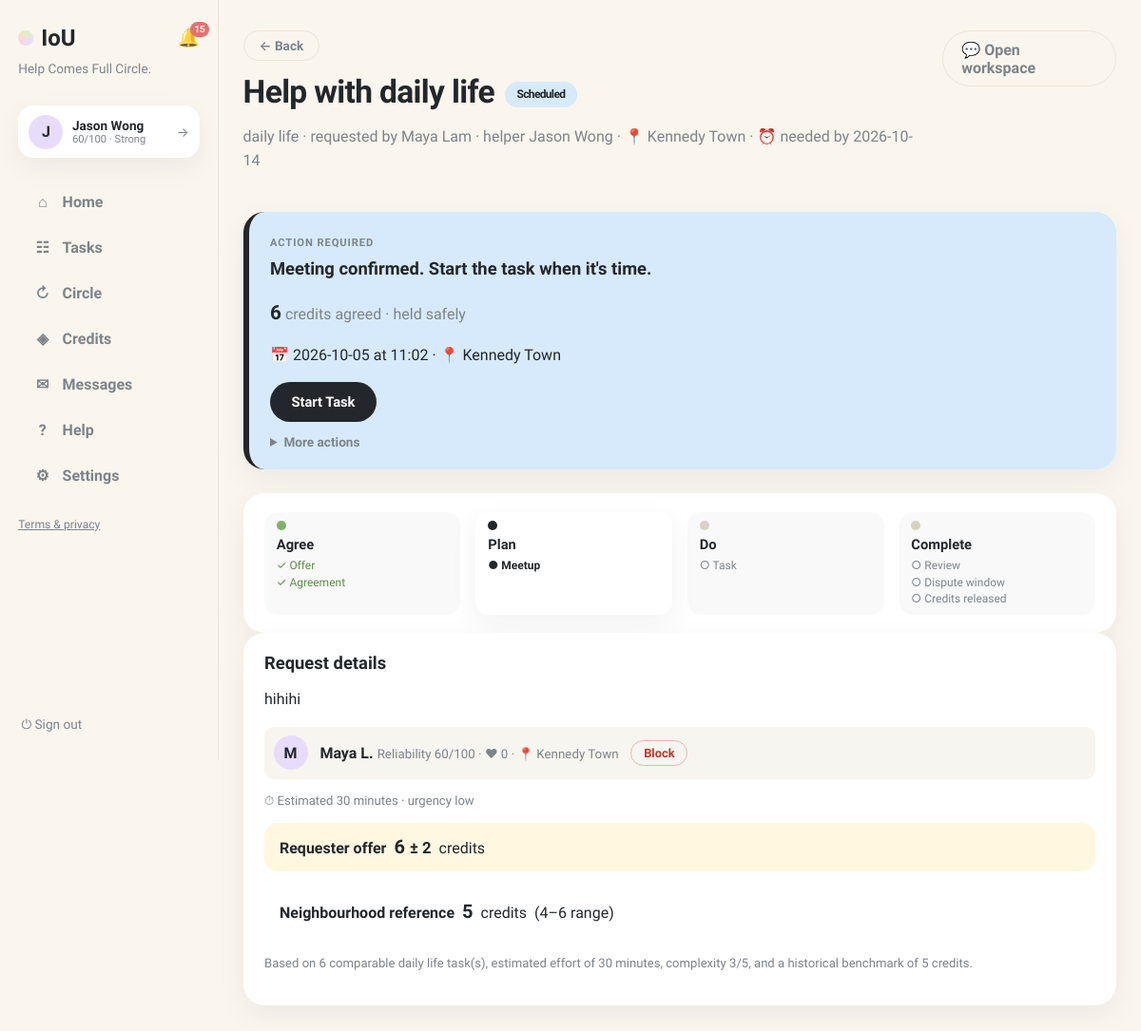
The page /requests/24 (signed in) on the database as committed earlier.
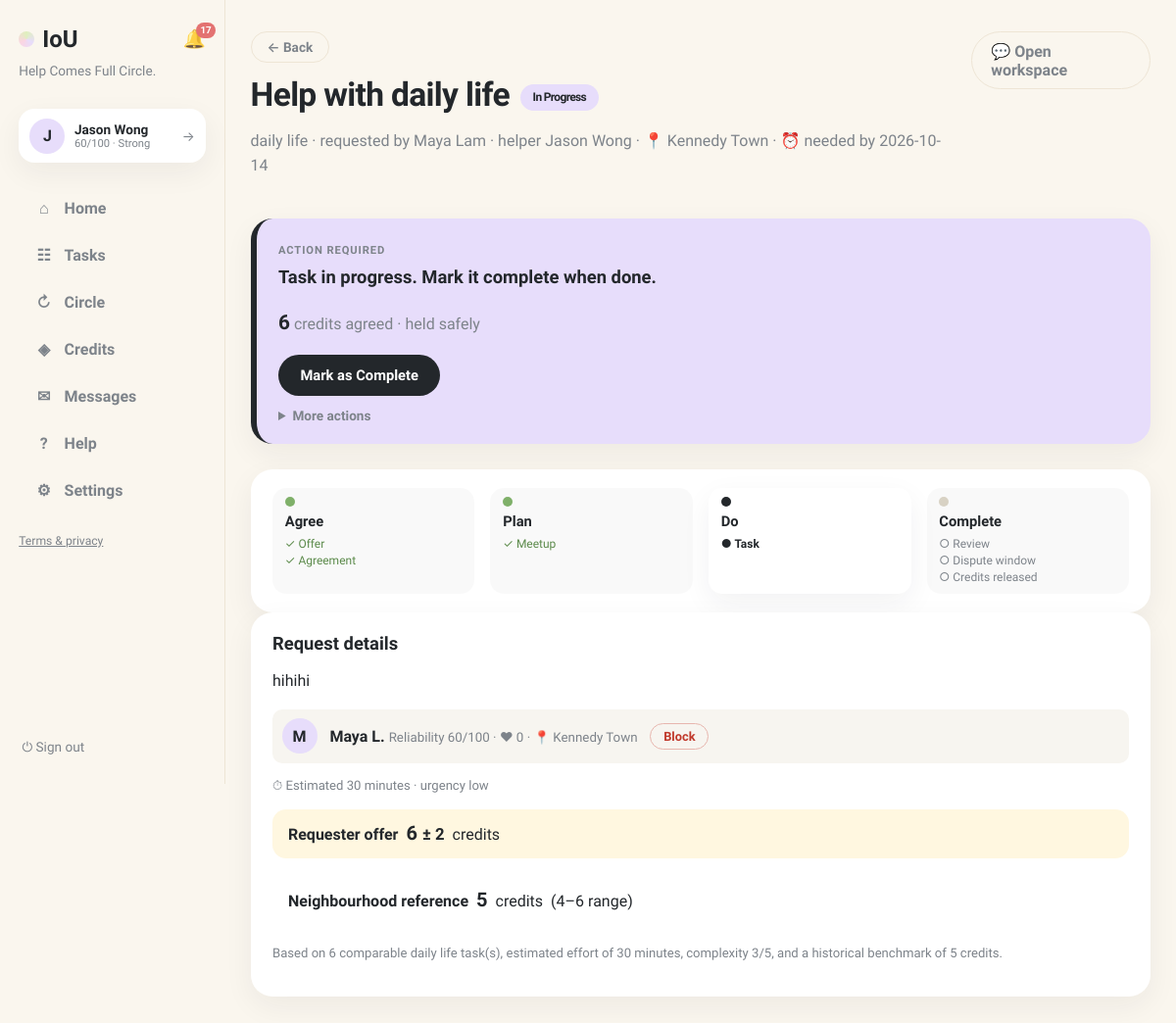
The same page on the database as committed later.
### tables this page shows
CREATE TABLE requests (
                id INTEGER PRIMARY KEY, title TEXT NOT NULL, description TEXT NOT NULL,
                category TEXT NOT NULL, requester_id INTEGER NOT NULL,
                status TEXT NOT NULL DEFAULT 'open', provider_id INTEGER,
                requester_value INTEGER, requester_buffer INTEGER,
                provider_value INTEGER, provider_buffer INTEGER,
                agreed_value INTEGER, negotiation_deadline TEXT,
                effort_minutes INTEGER, complexity INTEGER, quality_score INTEGER,
                completed_at TEXT,
                created_at TEXT NOT NULL, location TEXT, needed_by TEXT, urgency TEXT, meetup_date TEXT, meetup_time TEXT, meetup_location TEXT, preferred_time TEXT, completion_note TEXT, completion_evidence TEXT, confirm_requester INTEGER NOT NULL DEFAULT 0, confirm_provider INTEGER NOT NULL DEFAULT 0, started_at TEXT, provider_completed_at TEXT, requester_confirmed_at TEXT, release_at TEXT, proof_path TEXT, proof_status TEXT, dispute_eligible INTEGER NOT NULL DEFAULT 1, dispute_window_days INTEGER NOT NULL DEFAULT 3, settlement_value INTEGER, circle_id INTEGER, cancel_requested_by INTEGER, cancel_reason TEXT, cancel_compensation INTEGER NOT NULL DEFAULT 0, evidence_required INTEGER NOT NULL DEFAULT 1, duration_minutes INTEGER NOT NULL DEFAULT 0,
                FOREIGN KEY(requester_id) REFERENCES users(id),
                FOREIGN KEY(provider_id) REFERENCES users(id)
            );

### app.py (the view)
@app.get("/requests/{request_id}", response_class=HTMLResponse)
def request_detail(request: Request, request_id: int):
    user = current_user(request)
    if not user:
        return RedirectResponse("/login", status_code=303)
    with db() as connection:
        expire_negotiations(connection)
        advance_disputes(connection)
        item = load_request(connection, request_id)
        if not item:
            return render(request, "error.html", message="That request does not exist.")
        recommendations = {
            item["id"]: recommendation(
                connection, item["category"], item["effort_minutes"] or 30,
                item["complexity"] or 3, item["quality_score"] or 3,
            )
        }
        history = load_history(connection, user["id"])
        disputes = load_disputes(connection)
        offer = pending_message(connection, request_id, "offer")
        meetup = pending_message(connection, request_id, "meetup")
        message_count = connection.execute(
            "SELECT COUNT(*) c FROM messages WHERE request_id=?", (request_id,)
        ).fetchone()["c"]
        dispute = connection.execute(
            "SELECT * FROM disputes WHERE request_id=?", (request_id,)
        ).fetchone()
        requester_profile = connection.execute(
            "SELECT id,name,reliability,district FROM users WHERE id=?",
            (item["requester_id"],)).fetchone()
        requester_thumbs = connection.execute(
            "SELECT COUNT(*) c FROM transactions WHERE provider_id=? AND kudos_given=1",
            (item["requester_id"],)).fetchone()["c"]
    is_owner = item["requester_id"] == user["id"]
    is_provider = item["provider_id"] == user["id"]
    involved = is_owner or is_provider
    my_confirm = (is_owner and item["confirm_requester"]) or (is_provider and item["confirm_provider"])
    hero = hero_for(item, user["id"], offer, meetup, dispute, my_confirm)
    return render(
        request,
        "request_detail.html",
        item=item,
        recommendations=recommendations,
        history=history,
        disputes=disputes,
        pending_offer=offer,
        pending_meetup=meetup,
        dispute=dispute,
        message_count=message_count,
        is_owner=is_owner,
        is_provider=is_provider,
        involved=involved,
        my_confirm=my_confirm,
        requester_profile=requester_profile,
        requester_thumbs=requester_thumbs,
        hero=hero,
        status_label=STATUS_LABELS.get(item["status"], item["status"]),
        step_index=STATUS_STEP.get(item["status"], 0),
        timeline_steps=TIMELINE_STEPS,
        genre_emoji=GENRE_EMOJI,
    )

### templates/request_detail.html (shortened to what this page needs)
{% extends "base.html" %}
{% block content %}
{% set next = '/requests/' ~ item.id %}
<header class="page-head">
  <div>
    <a class="btn-ghost btn-back" href="javascript:history.back()">← Back</a>
    <h1 style="margin-top:.8rem">{{ item.title }} <span class="status s-{{ item.status }} title-status">{{ status_label }}</span></h1>
    <p class="muted">{{ item.category }} · requested by {{ item.requester_name }}{% if item.provider_name %} · helper {{ item.provider_name }}{% endif %}{% if item.location %} · 📍 {{ item.location }}{% endif %}{% if item.preferred_time %} · 🕒 meetup {{ item.preferred_time|replace('T',' ') }}{% elif item.needed_by %} · ⏰ needed by {{ item.needed_by }}{% endif %}</p>
  </div>
  {% if involved and message_count %}
  <a class="btn-ghost" href="/chat/{{ item.id }}">💬 Open workspace</a>
  {% endif %}
</header>
<section class="card action-card s-{{ item.status }}">
  <small class="action-kicker">{% if hero.actor == 'you' %}Action required{% elif hero.actor == 'other' %}Waiting for them{% else %}Current status{% endif %}</small>
  <p class="action-label">{{ hero.label }}</p>
  {% if item.agreed_value and item.status not in ('open','negotiating') %}
  <p class="hero-credits"><b>{{ item.agreed_value }}</b> credits agreed
    {% if item.status in ('confirmed','scheduled','in_progress','completion_submitted','disputed','mediation','human_review') %}· held safely{% endif %}
  </p>
  {% endif %}
  {% if item.status == 'scheduled' %}
  <p class="hero-meetup">📅 {{ item.meetup_date }} at {{ item.meetup_time }} · 📍 {{ item.meetup_location }}</p>
  {% endif %}
  <div class="hero-actions">
    {% if hero.action and item.status != 'open' %}
      {% if hero.action.modal %}
      <button class="btn-primary" data-modal-open="{{ hero.action.modal }}">{{ hero.action.text }}</button>
      {% else %}
      <a class="btn-primary" href="{{ hero.action.href }}">{{ hero.action.text }}</a>
      {% endif %}
    {% endif %}
  </div>
  {% set has_more = (item.status == 'open' and is_owner) or (item.status in ('disputed','mediation') and involved) or (involved and item.provider_id and item.status not in ('cancelled','completed','resolved')) or (item.status in ('completed_pending_release','completed','resolved') and (is_owner or involved)) %}
  {% if has_more %}
  <details class="more-actions"><summary>More actions</summary>
  </details>
  {% endif %}
</section>
{% if item.status != 'open' %}
<section class="card progress-card">
  {% include "_progress.html" %}
</section>
{% endif %}
<div class="detail-layout">
  <div class="card">
    <h2>Request details</h2>
    <p>{{ item.description }}</p>
    {% if requester_profile %}
    <div class="requester-preview">
      <div class="avatar">{{ requester_profile.name[0] }}</div>
      <div>
        <b>{{ requester_profile.name.split(' ')[0] }}{{ ' ' ~ requester_profile.name.split(' ')[-1][0] ~ '.' if requester_profile.name.split(' ')|length > 1 else '' }}</b>
        <small class="muted">Reliability {{ requester_profile.reliability }}/100 · ♥ {{ requester_thumbs }} · 📍 {{ item.location or requester_profile.district or 'nearby' }}</small>
      </div>
      {% if not is_owner %}<form method="post" action="/users/{{ item.requester_id }}/block"><input type="hidden" name="next" value="/requests/{{ item.id }}"><button class="btn-ghost btn-sm danger">Block</button></form>{% endif %}
    </div>
    {% endif %}
    {% if item.effort_minutes %}<p class="muted small">⏱ Estimated {{ item.effort_minutes }} minutes{% if item.urgency %} · urgency {{ item.urgency }}{% endif %}</p>{% endif %}
    <p class="offer"><b>Requester offer</b><span class="offer-num">{{ item.requester_value }} <small>± {{ item.requester_buffer }}</small></span> credits</p>
    <p class="ai-suggestion"><b>Neighbourhood reference</b><span class="offer-num">{{ recommendations[item.id].recommended }}</span> credits <span>({{ recommendations[item.id].range[0] }}–{{ recommendations[item.id].range[1] }} range)</span></p>
    <p class="muted small">{{ recommendations[item.id].explanation }}</p>
  </div>
</div>
{% endblock %}

### templates/base.html (shortened to what this page needs)
<!doctype html>
<html lang="en"><head><link rel="stylesheet" href="/static/style.css"></head>
<body class="app-body">
<nav class="sidebar">
  <div class="brand-row">
    <a class="brand" href="/"><span class="brand-dot"></span>IoU</a>
    {% if user %}
    <a class="bell {% if page == 'notifications' %}active{% endif %}" href="/notifications" title="Notifications">🔔{% if unread_notifs or unread_msgs %}<span class="bell-badge">{{ (unread_notifs or 0) + (unread_msgs or 0) }}</span>{% endif %}</a>
    {% endif %}
  </div>
  <p class="brand-tag">Help Comes Full Circle.</p>
  {% if user %}
  <a class="side-user" href="/profile" title="Your profile">
    <div class="avatar">{{ user.name[0] }}</div>
    {% set sc = user.reliability if user.reliability is not none else 60 %}
    {% set lab = 'Suspended' if sc <= 0 else ('Restricted' if sc < 30 else ('Limited' if sc < 60 else ('Strong' if sc < 80 else 'Excellent'))) %}
    <div class="sidebar-user-meta"><b>{{ user.name }}</b>
      <small>{{ sc }}/100 · {{ lab }}</small>
    </div>
    <span class="side-user-arrow">→</span>
  </a>
  <div class="nav-links">
    <a class="nav-link {% if page == 'home' %}active{% endif %}" href="/"><span class="nav-ico">⌂</span>Home</a>
    <a class="nav-link {% if page == 'browse' %}active{% endif %}" href="/browse"><span class="nav-ico">☷</span>Tasks</a>
    <a class="nav-link {% if page == 'circle' %}active{% endif %}" href="/chain-invitations"><span class="nav-ico">↻</span>Circle{% if circle_pending %}<span class="unread-dot"></span>{% endif %}</a>
    <a class="nav-link {% if page == 'credits' %}active{% endif %}" href="/history"><span class="nav-ico">◈</span>Credits</a>
    <a class="nav-link {% if page == 'messages' %}active{% endif %}" href="/messages"><span class="nav-ico">✉</span>Messages{% if unread_msgs %}<span class="unread-dot"></span>{% endif %}</a>
    <a class="nav-link {% if page == 'help' %}active{% endif %}" href="/help"><span class="nav-ico">?</span>Help</a>
    <a class="nav-link {% if page == 'account' %}active{% endif %}" href="/account"><span class="nav-ico">⚙</span>Settings</a>
  </div>
  <p class="nav-footer"><a href="/legal">Terms &amp; privacy</a></p>
  <form method="post" action="/logout" class="side-logout"><button class="link-button" title="Sign out">⏻ Sign out</button></form>
  {% else %}
  <div class="nav-links">
    <a class="nav-link" href="/login"><span class="nav-ico">→</span>Sign in</a>
    <a class="nav-link" href="/register"><span class="nav-ico">＋</span>Create account</a>
  </div>
  <p class="nav-footer"><a href="/legal">Terms &amp; privacy</a></p>
  {% endif %}
</nav>
<main class="content {% block content_class %}{% endblock %}">{% block content %}{% endblock %}</main>
</body></html>

Rows that differ between the two databases and show on the page:
changed requests "Help with daily life": status "Scheduled" → (not shown); meetup_date "2026-10-05" → (not shown); meetup_time "11:02" → (not shown); meetup_location "Kennedy Town" → (not shown)
Other text that changed with them:
{{ (unread_notifs or 0) + (unread_msgs or 0) }}: "15" → "17"
{{ status_label }}: (not shown) → "In Progress"
{{ hero.label }}: "Meeting confirmed. Start the task when it's time." → "Task in progress. Mark it complete when done."
{{ hero.action.text }}: "Start Task" → "Mark as Complete"
text no longer shown: "📅 at · 📍"
